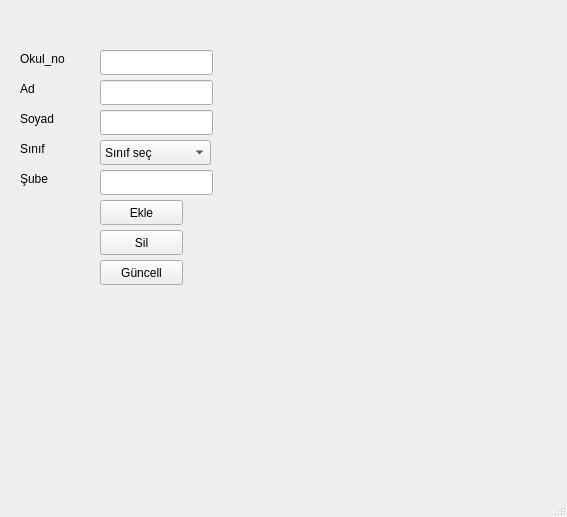
<?xml version="1.0" encoding="UTF-8"?>
<ui version="4.0">
 <class>MainWindow</class>
 <widget class="QMainWindow" name="MainWindow">
  <property name="geometry">
   <rect>
    <x>0</x>
    <y>0</y>
    <width>567</width>
    <height>517</height>
   </rect>
  </property>
  <property name="windowTitle">
   <string>MainWindow</string>
  </property>
  <widget class="QWidget" name="centralwidget">
   <widget class="QLabel" name="label">
    <property name="geometry">
     <rect>
      <x>20</x>
      <y>50</y>
      <width>62</width>
      <height>17</height>
     </rect>
    </property>
    <property name="text">
     <string>Okul_no</string>
    </property>
   </widget>
   <widget class="QLabel" name="label_2">
    <property name="geometry">
     <rect>
      <x>20</x>
      <y>80</y>
      <width>62</width>
      <height>17</height>
     </rect>
    </property>
    <property name="text">
     <string>Ad</string>
    </property>
   </widget>
   <widget class="QLabel" name="label_3">
    <property name="geometry">
     <rect>
      <x>20</x>
      <y>110</y>
      <width>62</width>
      <height>17</height>
     </rect>
    </property>
    <property name="text">
     <string>Soyad</string>
    </property>
   </widget>
   <widget class="QLabel" name="label_4">
    <property name="geometry">
     <rect>
      <x>20</x>
      <y>140</y>
      <width>62</width>
      <height>17</height>
     </rect>
    </property>
    <property name="text">
     <string>Sınıf</string>
    </property>
   </widget>
   <widget class="QLabel" name="label_5">
    <property name="geometry">
     <rect>
      <x>20</x>
      <y>170</y>
      <width>62</width>
      <height>17</height>
     </rect>
    </property>
    <property name="text">
     <string>Şube</string>
    </property>
   </widget>
   <widget class="QLineEdit" name="lineEdit">
    <property name="geometry">
     <rect>
      <x>100</x>
      <y>50</y>
      <width>113</width>
      <height>25</height>
     </rect>
    </property>
   </widget>
   <widget class="QLineEdit" name="lineEdit_2">
    <property name="geometry">
     <rect>
      <x>100</x>
      <y>80</y>
      <width>113</width>
      <height>25</height>
     </rect>
    </property>
   </widget>
   <widget class="QLineEdit" name="lineEdit_3">
    <property name="geometry">
     <rect>
      <x>100</x>
      <y>110</y>
      <width>113</width>
      <height>25</height>
     </rect>
    </property>
   </widget>
   <widget class="QLineEdit" name="lineEdit_5">
    <property name="geometry">
     <rect>
      <x>100</x>
      <y>170</y>
      <width>113</width>
      <height>25</height>
     </rect>
    </property>
   </widget>
   <widget class="QComboBox" name="comboBox">
    <property name="geometry">
     <rect>
      <x>100</x>
      <y>140</y>
      <width>111</width>
      <height>25</height>
     </rect>
    </property>
    <item>
     <property name="text">
      <string>Sınıf seç</string>
     </property>
    </item>
    <item>
     <property name="text">
      <string>5</string>
     </property>
    </item>
    <item>
     <property name="text">
      <string>6</string>
     </property>
    </item>
    <item>
     <property name="text">
      <string>7</string>
     </property>
    </item>
    <item>
     <property name="text">
      <string>8</string>
     </property>
    </item>
   </widget>
   <widget class="QPushButton" name="pushButton">
    <property name="geometry">
     <rect>
      <x>100</x>
      <y>200</y>
      <width>83</width>
      <height>25</height>
     </rect>
    </property>
    <property name="text">
     <string>Ekle</string>
    </property>
   </widget>
   <widget class="QPushButton" name="pushButton_2">
    <property name="geometry">
     <rect>
      <x>100</x>
      <y>230</y>
      <width>83</width>
      <height>25</height>
     </rect>
    </property>
    <property name="text">
     <string>Sil</string>
    </property>
   </widget>
   <widget class="QPushButton" name="pushButton_3">
    <property name="geometry">
     <rect>
      <x>100</x>
      <y>260</y>
      <width>83</width>
      <height>25</height>
     </rect>
    </property>
    <property name="text">
     <string>Güncell</string>
    </property>
   </widget>
  </widget>
  <widget class="QMenuBar" name="menubar">
   <property name="geometry">
    <rect>
     <x>0</x>
     <y>0</y>
     <width>567</width>
     <height>22</height>
    </rect>
   </property>
  </widget>
  <widget class="QStatusBar" name="statusbar"/>
 </widget>
 <resources/>
 <connections/>
</ui>
